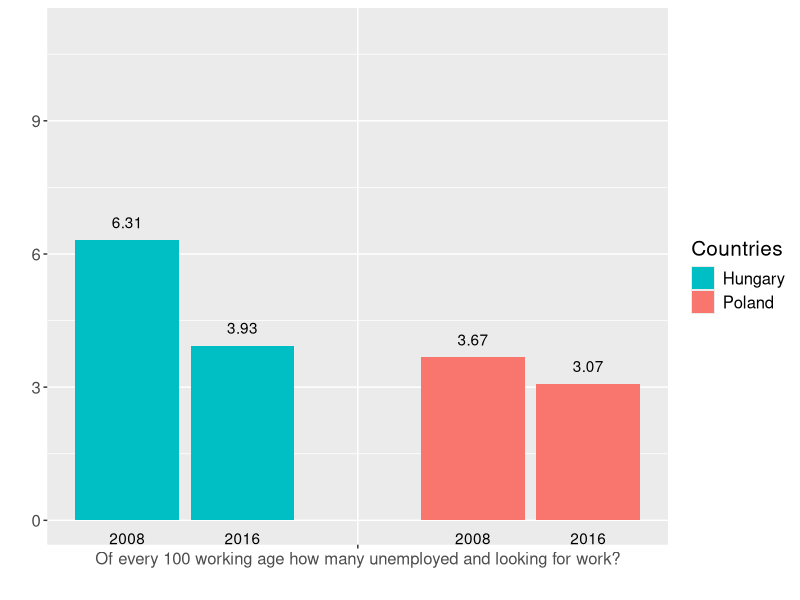
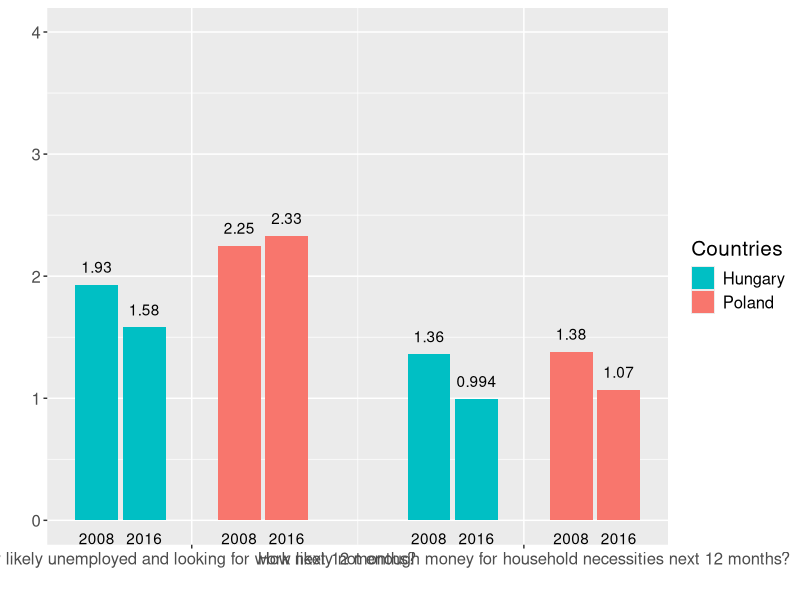

Source code (R) for these figures, in order:
######################
# Plotting functions
# YOU CAN IGNORE THIS PART
######################

install.packages("ggplot2")
library(ggplot2)

# Labels, the labels for the individual bars (vector)
# Grouplabels, the labels for each group of bars (vector)
# Data, the data for all bars (vector)
# y, min and max value for y axis (vector)
barPlot <- function(labels, groupLabels, data, y) {
  colors <- c("#f7bb3d","#cd5038")
  countries <- c("Hungary", "Poland")
  
  df <- data.frame(
    x=labels,
    y=data
  )

  groupStarts <- seq(1, 1 + (7 * ((length(data)/4)-1)), by=7)
  xSeq <- unlist(lapply(groupStarts, FUN=function(x){c(unlist(seq(from=x, to=x+1, by=1)), unlist(seq(from=x+3, to=x+4, by=1)))}))
  iGroups <- 1:length(groupStarts)
  xGroups <- unlist(lapply(iGroups, FUN=function(x){mean(xSeq[(1 + (4*(x-1))):(4 + (4*(x-1)))])}))
  colorSeq <- rep(c(colors[1],colors[1],colors[2],colors[2]), length(data)/4)
  
  ggplot(data=transform(df, x=xSeq), aes(x=x, y=y, fill=colorSeq)) +
    geom_histogram(stat = "identity") + labs(x="", y="") +
    scale_x_discrete(breaks = NULL) +
    geom_text(aes(x=xSeq, y=df$y, label=df$y), vjust=-1) +
    geom_text(aes(x=xSeq, y=0, label=labels), vjust=2) +
    scale_x_continuous(breaks=xGroups, labels=groupLabels) +
    scale_y_continuous(limits = y) +
    theme(text = element_text(size=15)) +
    scale_fill_discrete(name="Countries",
                        breaks=colors,
                        labels=countries)
}

## question 1

labels <- rep(c(2008, 2016), 2)
questions <- c("Of every 100 working age how many unemployed and looking for work?")

data <- c(6.31, 3.93, 3.67, 3.07)

barPlot(labels, questions, data, y=c(0,11))

## question 2 & 3

labels <- rep(c(2008, 2016), 4)
questions <- c("How likely unemployed and looking for work next 12 months?", "How likely not enough money for household necessities next 12 months?")

data <- c(1.93, 1.58, 2.25, 2.33, 1.36, 0.994, 1.38, 1.07)

barPlot(labels, questions, data, y=c(0,4))
